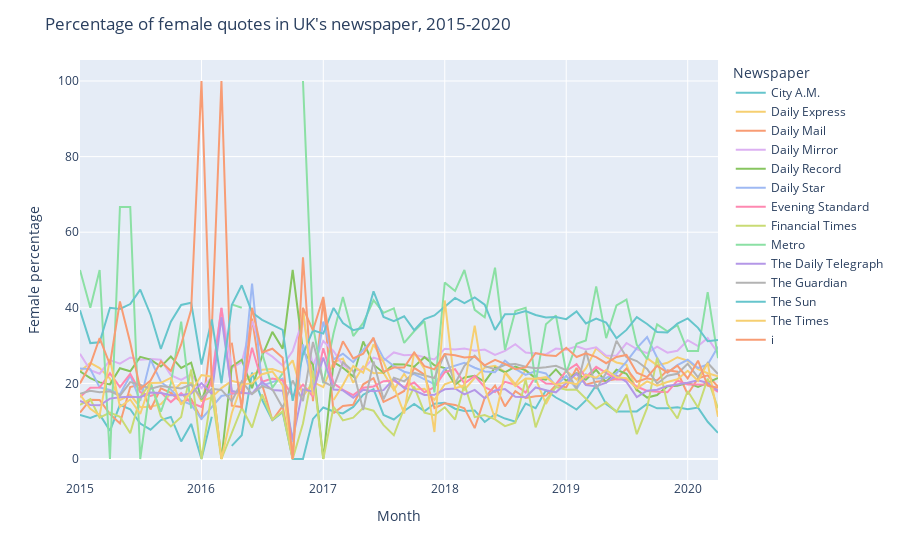
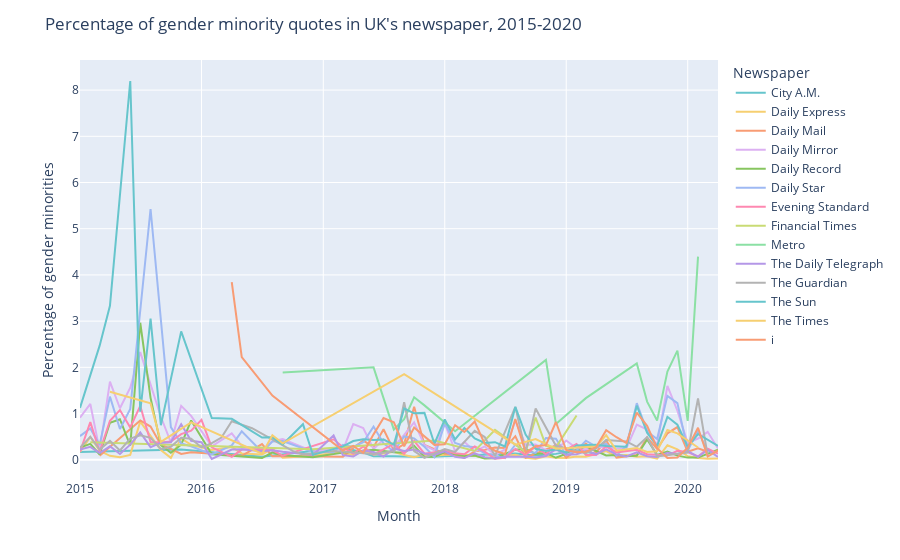

Notebook source saved alongside these figures, in order:
### Markdown cell above
### 3.2 Percentage of female quotes and gender minority quotes, UK
<a id="perc_quotes"></a>

Now we will have a look at the percentage of a gender. This analysis will be done on a monthly rate to create meaningful plots.

### Code cell
# Set color palette
palette_values = px.colors.qualitative.Pastel
palette = cycle(palette_values)

# Line plot female fraction 2015-2020 for UK
month_df = gender_repr_uk_df.groupby('newspaper').resample('M', on='date').sum().reset_index()
month_df['date'] = month_df['date'].dt.strftime("%Y-%m")

month_df['perc_female'] = month_df['counts_female'] / (month_df['counts_female'] + month_df['counts_male'] + month_df['counts_other']) * 100
month_df['counts_total'] = month_df['counts_female'] + month_df['counts_male'] + month_df['counts_other']

fig = px.line(month_df, x='date', y='perc_female', color='newspaper', custom_data=['counts_female', 'counts_total'], color_discrete_sequence=palette_values,
                labels={
                     'perc_female': "Female percentage",
                     'date': "Month",
                     'newspaper': "Newspaper"},)

fig.update_layout(barmode='stack',
                  title_text="Percentage of female quotes in UK's newspaper, 2015-2020",             
)
fig.update_traces(
    hovertemplate="<br>".join([
        "Female percentages: %{y}",
        "Female counts: %{customdata[0]}",
        "Total counts: %{customdata[1]}",
    ])
)
fig.show()
fig.to_html(full_html=False, include_plotlyjs='cdn')  
fig.write_html("docs/_includes/fig_perc_female_uk.html", full_html=False, include_plotlyjs='cdn')



# Line plot gender minorities fraction 2015-2020 for US
month_df['perc_other'] = month_df['counts_other'] / (month_df['counts_female'] + month_df['counts_male'] + month_df['counts_other']) * 100
other_quotes = month_df.loc[month_df['counts_other'] != 0]

fig = px.line(other_quotes, x='date', y='perc_other', color='newspaper', custom_data=['counts_other', 'counts_total'], color_discrete_sequence=palette_values,
                labels={
                     'perc_other': "Percentage of gender minorities",
                     'date': "Month",
                     'newspaper': "Newspaper"},)

fig.update_layout(barmode='stack',
                  title_text="Percentage of gender minority quotes in UK's newspaper, 2015-2020",             
)
fig.update_traces(
    hovertemplate="<br>".join([
        "Gender minority percentages: %{y}",
        "Gender minority counts: %{customdata[0]}",
        "Total counts: %{customdata[1]}",
    ])
)
fig.show()
fig.to_html(full_html=False, include_plotlyjs='cdn')  
fig.write_html("docs/_includes/fig_perc_other_uk.html", full_html=False, include_plotlyjs='cdn')
